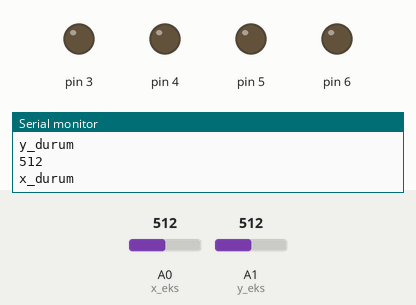
Recording of a sketch running on a simulated Arduino Uno, built with avr-gcc and run on an emulated ATmega328P. On the bench: output pins drawn as LEDs (lit = HIGH), the last lines printed to the serial monitor. Inputs (shaded band) come from the test bench; at power-on: A0 (x_eks) = 512, A1 (y_eks) = 512.

Above: at 1.2 s.
1.3 s: A0 (x_eks) set to 1008
4.3 s: A0 (x_eks) set to 1021
At 5.0 s:
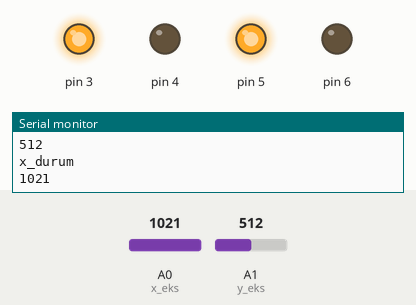
5.8 s: A0 (x_eks) set to 40
At 6.4 s:
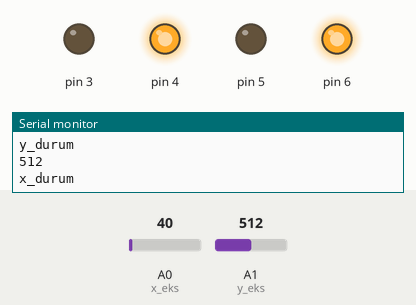
7.3 s: A0 (x_eks) set to 55
At 8.3 s:
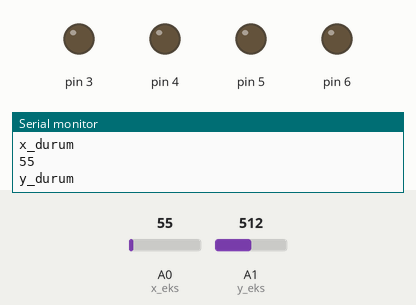
8.8 s: A1 (y_eks) set to 53
10.3 s: A1 (y_eks) set to 45
At 10.6 s:
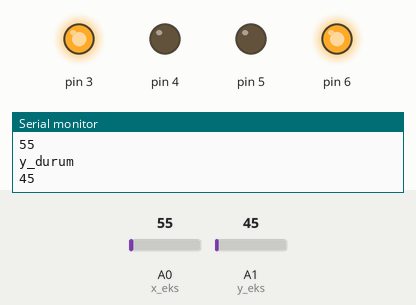
Timing chart, 0 to 12.8 s (numbered marks = the images above; inputs shaded):
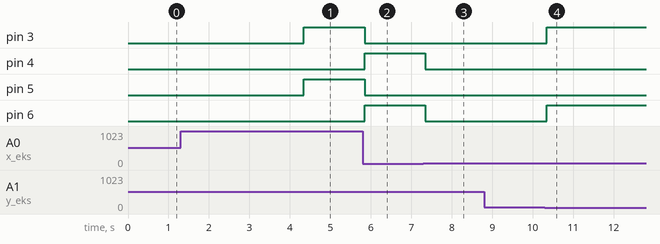

The sketch:

carControl.ino
```cpp
const int x_eks = A0;
const int y_eks = A1;

int x_durum;
int y_durum;


void setup() {
  pinMode(3,OUTPUT);
  pinMode(4,OUTPUT);
  pinMode(5,OUTPUT);
  pinMode(6,OUTPUT);


  Serial.begin(9600);// SERİ MONİTÖR KULLANMAK İÇİN


  // put your setup code here, to run once:

}

void loop() {

  x_durum = analogRead(x_eks);
  y_durum = analogRead(y_eks);
  Serial.println("x_durum"); // SERİ PORT EKRANDA JEOSTİK DEGERLERİ GORMEK İÇİN
  Serial.println(x_durum);
  Serial.println("y_durum");
  Serial.println(y_durum);

  if(x_durum>1020){ // İLERİ GİTMEK İÇİN

    digitalWrite(3,HIGH);
    digitalWrite(4,LOW);
    digitalWrite(5,HIGH);
    digitalWrite(6,LOW);
  }

    else if(x_durum<50) { // GERİTMEK İÇİN
      digitalWrite(3,LOW);
      digitalWrite(4,HIGH);
      digitalWrite(5,LOW);
      digitalWrite(6,HIGH);


  }
    else if(y_durum>1020){ //SAGA GITMEK İÇİN

  digitalWrite(3,LOW);
  digitalWrite(4,HIGH);
  digitalWrite(5,HIGH);
  digitalWrite(6,LOW);

 }


 else if(y_durum<50) { // SOLA GITMEK ICIN

  digitalWrite(3,HIGH);
  digitalWrite(4,LOW);
  digitalWrite(5,LOW);
  digitalWrite(6,HIGH);

 }

 else { // EĞRER JEOSTİK KULANILMAZ ISE
  digitalWrite(3,LOW);
  digitalWrite(4,LOW);
  digitalWrite(5,LOW);
  digitalWrite(6,LOW);

 }
}
```

Measured:
- the behaviour switches between 1020 and 1021 on A0 (x_eks) (found by bisection; images 0 and 1)
- the behaviour switches between 49 and 50 on A0 (x_eks) (found by bisection; images 2 and 3)
- the behaviour switches between 50 and 49 on A1 (y_eks) (found by bisection; images 3 and 4)
- after the input at 4.3 s, pin 3, pin 5: LOW → HIGH after 0.05 s
- after the input at 5.8 s, pin 3, pin 5: HIGH → LOW after 0.05 s; pin 4, pin 6: LOW → HIGH after 0.05 s
- after the input at 7.3 s, pin 4, pin 6: HIGH → LOW at once
- after the input at 10.3 s, pin 3, pin 6: LOW → HIGH at once
